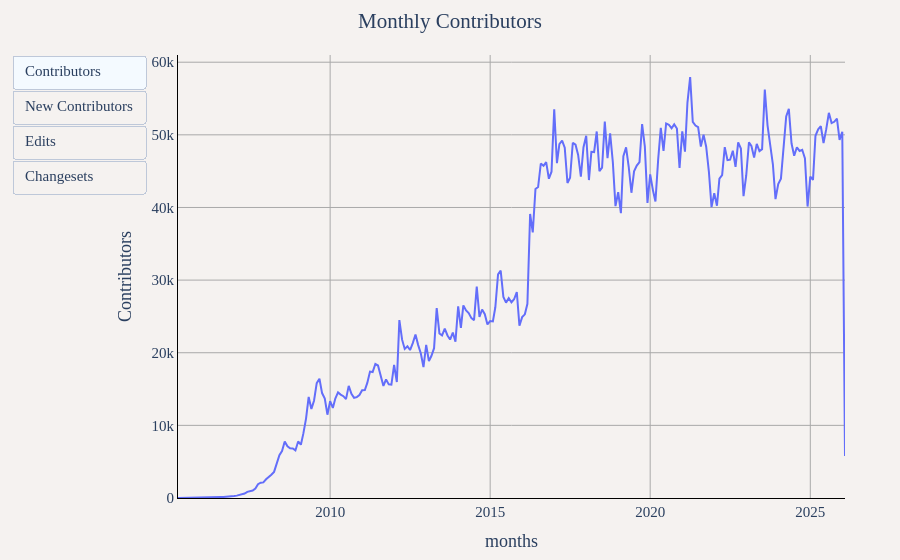

Write notebook code for a chart like this one.
### Markdown cell above
## Contributors, Edits and Changesets Each Month

### Code cell
df = duckdb.sql("""
WITH user_first_appearance AS (
    SELECT
        user_name,
        year,
        month,
        ROW_NUMBER() OVER (PARTITION BY user_name ORDER BY year, month) as rn
    FROM (
        SELECT DISTINCT user_name, year, month
        FROM '../changeset_data/year=*/month=*/*.parquet'
    )
),
first_appearances AS (
    SELECT user_name, year, month
    FROM user_first_appearance
    WHERE rn = 1
),
monthly_metrics AS (
    SELECT
        year,
        month,
        CONCAT(year, '-', LPAD(CAST(month as VARCHAR), 2, '0')) as months,
        COUNT(DISTINCT user_name) as Contributors,
        CAST(SUM(edit_count) as BIGINT) as Edits,
        CAST(COUNT(*) AS INTEGER) as Changesets
    FROM '../changeset_data/year=*/month=*/*.parquet'
    GROUP BY year, month
),
monthly_new_contributors AS (
    SELECT
        year,
        month,
        COUNT(DISTINCT user_name) as "New Contributors"
    FROM first_appearances
    GROUP BY year, month
),
combined_metrics AS (
    SELECT
        m.year,
        m.month,
        m.months,
        m.Contributors,
        COALESCE(n."New Contributors", 0) as "New Contributors",
        m.Edits,
        m.Changesets
    FROM monthly_metrics m
    LEFT JOIN monthly_new_contributors n ON m.year = n.year AND m.month = n.month
)
SELECT
    months,
    Contributors,
    "New Contributors",
    Edits,
    Changesets,
    SUM("New Contributors") OVER (ORDER BY year, month) as "Accumulated Contributors",
    SUM(Edits) OVER (ORDER BY year, month) as "Accumulated Edits",
    SUM(Changesets) OVER (ORDER BY year, month) as "Accumulated Changesets"
FROM combined_metrics
ORDER BY year, month
""").df()

util.show_figure(
    [
        util.FigureConfig(
            title="Monthly Contributors",
            label="Contributors",
            x_col="months",
            y_col="Contributors",
            query_or_df=df,
        ),
        util.FigureConfig(
            title="Monthly New Contributors",
            label="New Contributors",
            x_col="months",
            y_col="New Contributors",
            query_or_df=df,
        ),
        util.FigureConfig(
            title="Monthly Edits",
            label="Edits",
            x_col="months",
            y_col="Edits",
            query_or_df=df,
        ),
        util.FigureConfig(
            title="Monthly Changesets",
            label="Changesets",
            x_col="months",
            y_col="Changesets",
            query_or_df=df,
        ),
    ]
)

### Figure 1 — Plotly figure (JSON) as saved in the notebook; plotly's stock layout.template omitted (floating-point values rounded to 4 significant figures; data arrays with more than 128 entries replaced by an {"elided": "..."} marker saying what was removed)
{"data": [{"hovertemplate": "Contributors<br>%{x}<br>%{y:,} Contributors<extra></extra>", "name": "Contributors", "type": "scatter", "visible": true, "x": {"elided": "251 str values"}, "y": {"elided": "251 int values"}}, {"hovertemplate": "Contributors<br>%{x}<br>%{y:,} New Contributors<extra></extra>", "name": "Contributors", "type": "scatter", "visible": false, "x": {"elided": "251 str values"}, "y": {"elided": "251 int values"}}, {"hovertemplate": "Contributors<br>%{x}<br>%{y:,} Edits<extra></extra>", "name": "Contributors", "type": "scatter", "visible": false, "x": {"elided": "251 str values"}, "y": {"elided": "251 int values"}}, {"hovertemplate": "Contributors<br>%{x}<br>%{y:,} Changesets<extra></extra>", "name": "Contributors", "type": "scatter", "visible": false, "x": {"elided": "251 str values"}, "y": {"elided": "251 int values"}}], "layout": {"barmode": "stack", "font": {"family": "Times", "size": 15}, "margin": {"b": 55, "l": 55, "r": 55, "t": 55}, "paper_bgcolor": "#f5f2f0", "plot_bgcolor": "#f5f2f0", "title": {"text": "Monthly Contributors", "x": 0.5}, "updatemenus": [{"buttons": [{"args": [{"visible": [true, false, false, false]}, {"title.text": "Monthly Contributors", "xaxis.title.text": "months", "yaxis.title.text": "Contributors"}], "label": "Contributors", "method": "update"}, {"args": [{"visible": [false, true, false, false]}, {"title.text": "Monthly New Contributors", "xaxis.title.text": "months", "yaxis.title.text": "New Contributors"}], "label": "New Contributors", "method": "update"}, {"args": [{"visible": [false, false, true, false]}, {"title.text": "Monthly Edits", "xaxis.title.text": "months", "yaxis.title.text": "Edits"}], "label": "Edits", "method": "update"}, {"args": [{"visible": [false, false, false, true]}, {"title.text": "Monthly Changesets", "xaxis.title.text": "months", "yaxis.title.text": "Changesets"}], "label": "Changesets", "method": "update"}], "type": "buttons"}], "xaxis": {"gridcolor": "darkgray", "linecolor": "black", "showgrid": true, "tickcolor": "black", "title": {"text": "months"}, "zerolinecolor": "darkgray"}, "yaxis": {"gridcolor": "darkgray", "linecolor": "black", "rangemode": "tozero", "showgrid": true, "tickcolor": "black", "title": {"text": "Contributors"}, "zerolinecolor": "darkgray"}}}
